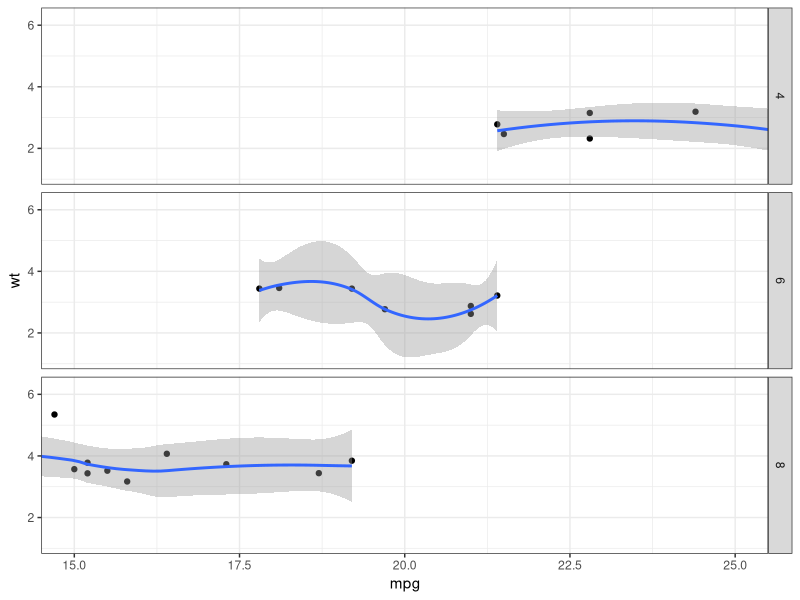

This figure's R source:
library(ggplot2)
library(dplyr)

#ggplot2 layers = Data, Aesthetics, Geometries, Facets, Statistics, Coordinates, Theme

  mtcars %>%   # Data layer
    ggplot() + # Data layer
    aes(x=mpg,y=wt) + # Aesthetics Layer
    geom_point() +  #Geometries Layer
    facet_grid( cyl ~ .)+ #Facets Layer
    stat_smooth() + # Statistics Layer
    coord_cartesian(xlim = c(15,25)) + #Coordinates Layer
    theme_bw()
  